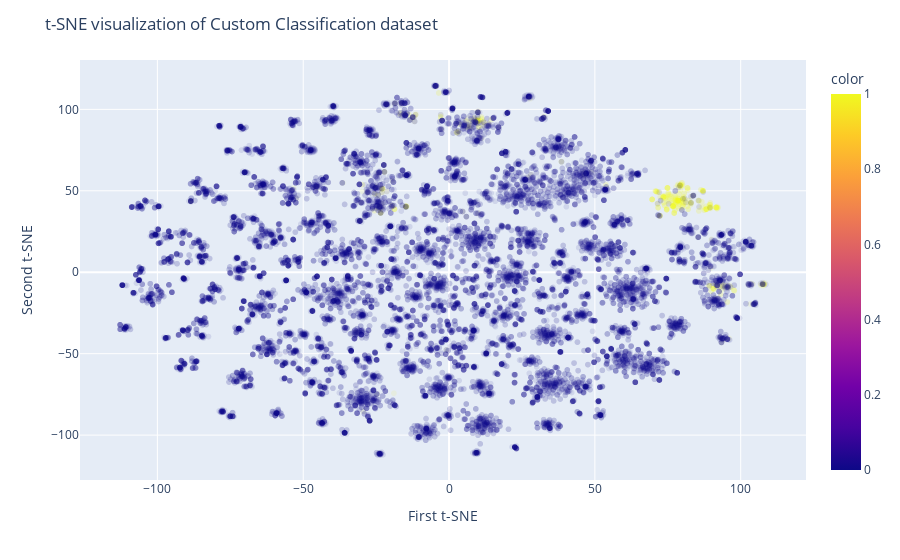

Notebook cell for this chart:
### Code cell
fig = px.scatter(x=X_tsne[:, 0], y=X_tsne[:, 1], color=y, opacity=0.1)
fig.update_layout(
    title="t-SNE visualization of Custom Classification dataset",
    xaxis_title="First t-SNE",
    yaxis_title="Second t-SNE",
)
fig.show()

### Figure 1 — Plotly figure (JSON) as saved in the notebook; plotly's stock layout.template omitted (floating-point values rounded to 4 significant figures; data arrays with more than 128 entries replaced by an {"elided": "..."} marker saying what was removed)
{"data": [{"hovertemplate": "x=%{x}<br>y=%{y}<br>color=%{marker.color}<extra></extra>", "legendgroup": "", "marker": {"color": {"elided": "19531 int values"}, "coloraxis": "coloraxis", "opacity": 0.1, "symbol": "circle"}, "mode": "markers", "name": "", "showlegend": false, "type": "scattergl", "x": {"elided": "19531 float values"}, "xaxis": "x", "y": {"elided": "19531 float values"}, "yaxis": "y"}], "layout": {"coloraxis": {"colorbar": {"title": {"text": "color"}}, "colorscale": [[0, "#0d0887"], [0.1111, "#46039f"], [0.2222, "#7201a8"], [0.3333, "#9c179e"], [0.4444, "#bd3786"], [0.5556, "#d8576b"], [0.6667, "#ed7953"], [0.7778, "#fb9f3a"], [0.8889, "#fdca26"], [1, "#f0f921"]]}, "legend": {"tracegroupgap": 0}, "margin": {"t": 60}, "title": {"text": "t-SNE visualization of Custom Classification dataset"}, "xaxis": {"anchor": "y", "domain": [0, 1], "title": {"text": "First t-SNE"}}, "yaxis": {"anchor": "x", "domain": [0, 1], "title": {"text": "Second t-SNE"}}}}
